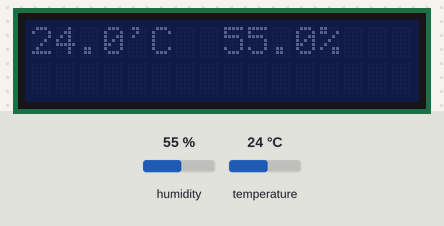
Bench run of a program on a simulated Raspberry Pi Pico running MicroPython. Shown: 16×2 character LCD. The test bench sets the inputs (shaded band); at power-on: humidity 55 %, temperature 24 °C. Library files of the repository ran but are not shown: pico_i2c_lcd.py.

Above: at 1.2 s.
1.3 s: humidity set to 22 %
At 3.7 s:
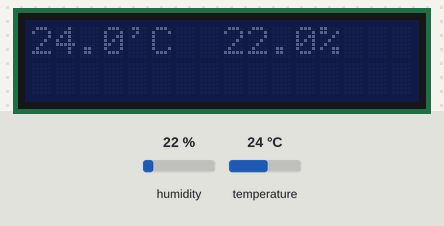
5.4 s: temperature set to 12 °C
At 7.4 s:
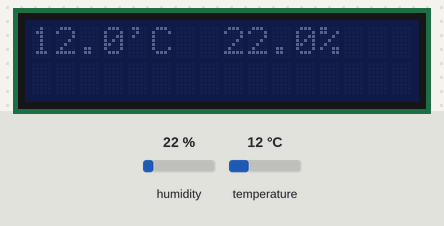
9.2 s: humidity set to 40 %
At 11.2 s:
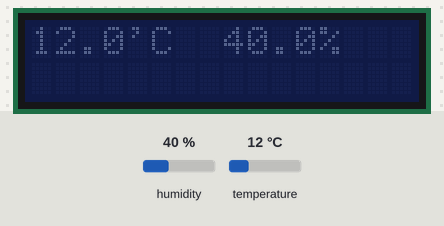
12.9 s: temperature set to 19 °C
At 14.2 s:
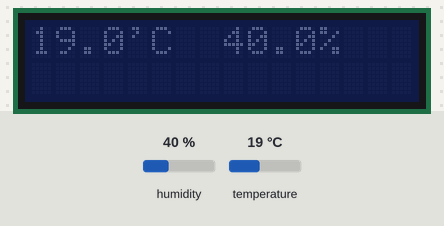
Timing chart, 0 to 15.9 s (numbered marks = the images above; inputs shaded):
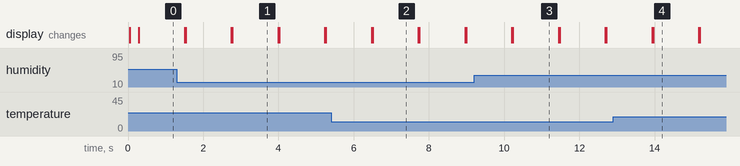

The program:

main.py
```python
from machine import Pin, ADC, I2C
import time
from DHT22 import DHT22
import utime
from pico_i2c_lcd import I2cLcd

I2C_ADDR     = 0x27
I2C_NUM_ROWS = 2
I2C_NUM_COLS = 16
DHT11_PIN    = 15


if __name__ == "__main__":

    i2c = I2C(0)
    lcd = I2cLcd(i2c, I2C_ADDR, I2C_NUM_ROWS, I2C_NUM_COLS)
    lcd.backlight_off()

    dht_data = Pin(DHT11_PIN,Pin.IN,Pin.PULL_UP)
    dht_sensor=DHT22(dht_data,dht11=True)
    while True:
        T,H = dht_sensor.read()
        if T is None:
            # print(" sensor error")
            pass
        else:
            lcd.clear()
            lcd.putstr("{:3.1f}'C  {:3.1f}%".format(T,H))
        #DHT22 not responsive if delay to short
        utime.sleep_ms(1000)
```

Measured:
- after the input at 1.3 s, the display: first differs from a run without the input after 1.5 s (image 1)
- after the input at 5.4 s, the display: first differs from a run without the input after 1.1 s (image 2)
- after the input at 9.2 s, the display: first differs from a run without the input after 1.0 s (image 3)
- after the input at 12.9 s, the display: first differs from a run without the input after 1.1 s (image 4)
- what the display in image 1 shows lasts 1.2 s, from 2.8 s to 4.0 s
